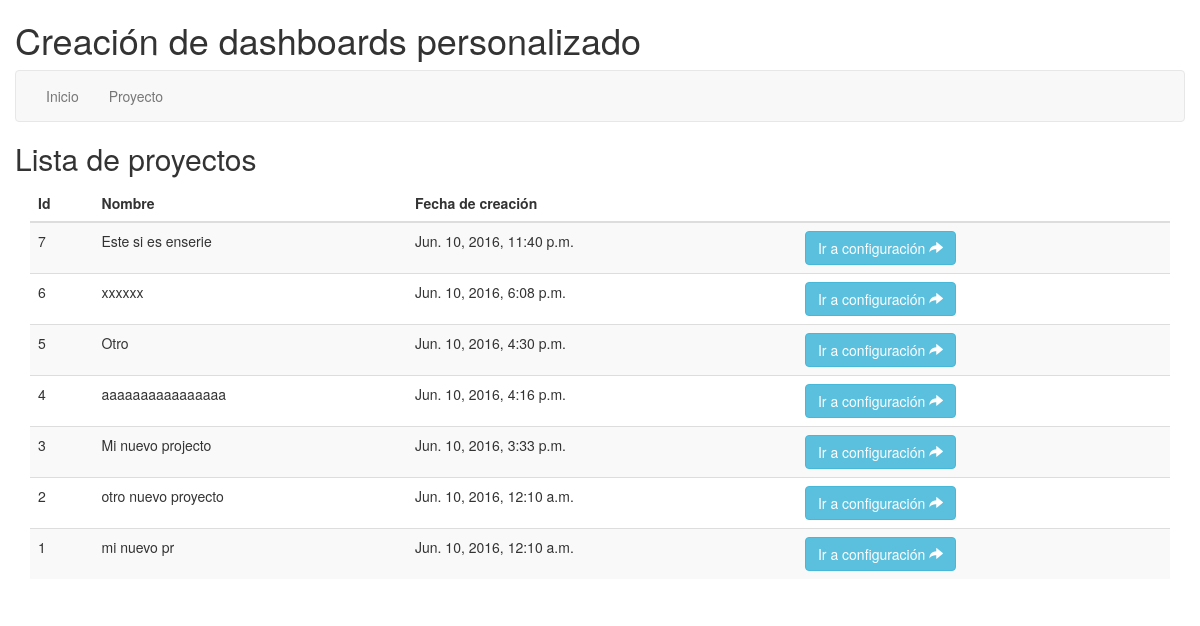
The app's page /, older data.
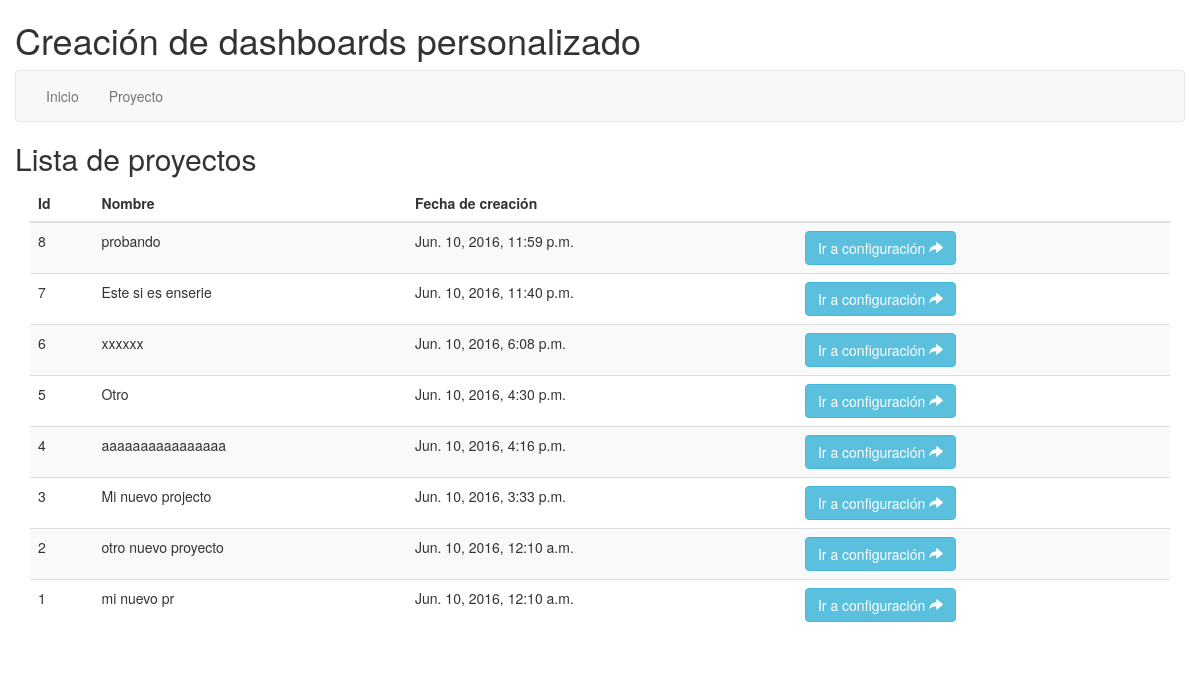
The same page, newer data.
### dashboardConfigApp/models.py (models this page shows, shortened)
class Proyecto(models.Model):
	nombre = models.CharField(max_length=100)
	fechaCreacion = models.DateTimeField(default=timezone.now)

### dashboardConfigApp/views.py (the view)
# urls.py: url(r'^$', GetAllProject, name="home"),
def GetAllProject(request):
	if(request.method == 'GET'):
		queryset = Proyecto.objects.all().order_by('-fechaCreacion')
		dictionary = {
			'projects': queryset
		}
		return render(request, "index.html", dictionary)

### dashboardConfigApp/templates/index.html
{% extends 'base.html' %}
{% block content %}
  	<h2>Lista de proyectos</h2>
  	<div class="container">
		<table class="table table-striped allProject_table">
 			<thead>
 				<th>Id</th>
 				<th>Nombre</th>
 				<th>Fecha de creación</th>
 				<th></th>
 			</thead>
 			<tbody id="allProject_table_tbody">
 				{% for project in projects %}
 				<tr>
 					<td>{{project.pk}}</td>
 					<td>{{project.nombre}}</td>
 					<td>{{project.fechaCreacion}}</td>
 					<td><a href="{% url 'configProject' project.pk %}"class="btn btn-info goToConfig" id="{{project.pk}}">Ir
	 			a configuración <span class="glyphicon glyphicon-share-alt"></span></a></td>
 				</tr>
 				{% endfor %}
 			</tbody>
 		</table>
 	</div>
{% endblock content %}

Row changes from the older to the newer data that the page shows:
added Proyecto: pk "8", nombre "probando", fechaCreacion "Jun. 10, 2016, 11:59 p.m."
